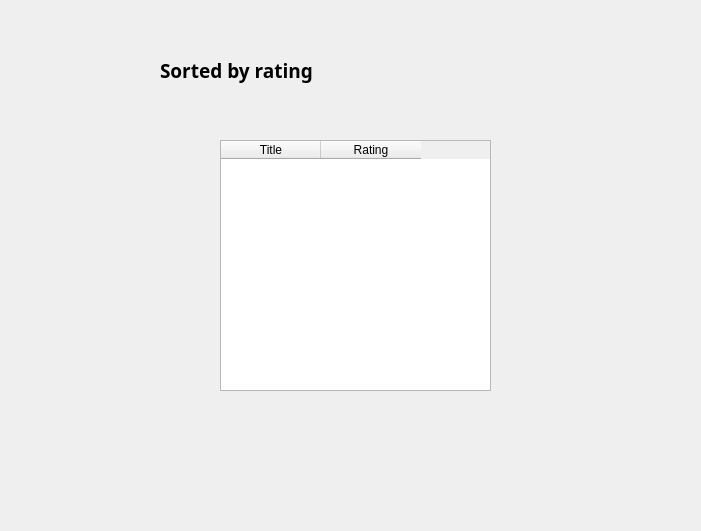
<?xml version="1.0" encoding="UTF-8"?>
<ui version="4.0">
 <class>Dialog</class>
 <widget class="QDialog" name="Dialog">
  <property name="geometry">
   <rect>
    <x>0</x>
    <y>0</y>
    <width>701</width>
    <height>531</height>
   </rect>
  </property>
  <property name="windowTitle">
   <string>Dialog</string>
  </property>
  <widget class="QLabel" name="label">
   <property name="geometry">
    <rect>
     <x>50</x>
     <y>10</y>
     <width>131</width>
     <height>131</height>
    </rect>
   </property>
   <property name="text">
    <string/>
   </property>
   <property name="pixmap">
    <pixmap>design/movie.png</pixmap>
   </property>
  </widget>
  <widget class="QLabel" name="title">
   <property name="geometry">
    <rect>
     <x>160</x>
     <y>50</y>
     <width>341</width>
     <height>41</height>
    </rect>
   </property>
   <property name="font">
    <font>
     <family>Neutra Text</family>
     <pointsize>14</pointsize>
     <weight>75</weight>
     <bold>true</bold>
    </font>
   </property>
   <property name="text">
    <string>Sorted by rating</string>
   </property>
  </widget>
  <widget class="QTableWidget" name="tableWidget">
   <property name="enabled">
    <bool>true</bool>
   </property>
   <property name="geometry">
    <rect>
     <x>220</x>
     <y>140</y>
     <width>271</width>
     <height>251</height>
    </rect>
   </property>
   <property name="editTriggers">
    <set>QAbstractItemView::NoEditTriggers</set>
   </property>
   <property name="columnCount">
    <number>2</number>
   </property>
   <column>
    <property name="text">
     <string>Title</string>
    </property>
   </column>
   <column>
    <property name="text">
     <string>Rating</string>
    </property>
   </column>
  </widget>
  <widget class="QLabel" name="back_button">
   <property name="geometry">
    <rect>
     <x>480</x>
     <y>450</y>
     <width>171</width>
     <height>41</height>
    </rect>
   </property>
   <property name="text">
    <string/>
   </property>
   <property name="pixmap">
    <pixmap>design/back.png</pixmap>
   </property>
  </widget>
 </widget>
 <resources/>
 <connections/>
</ui>
